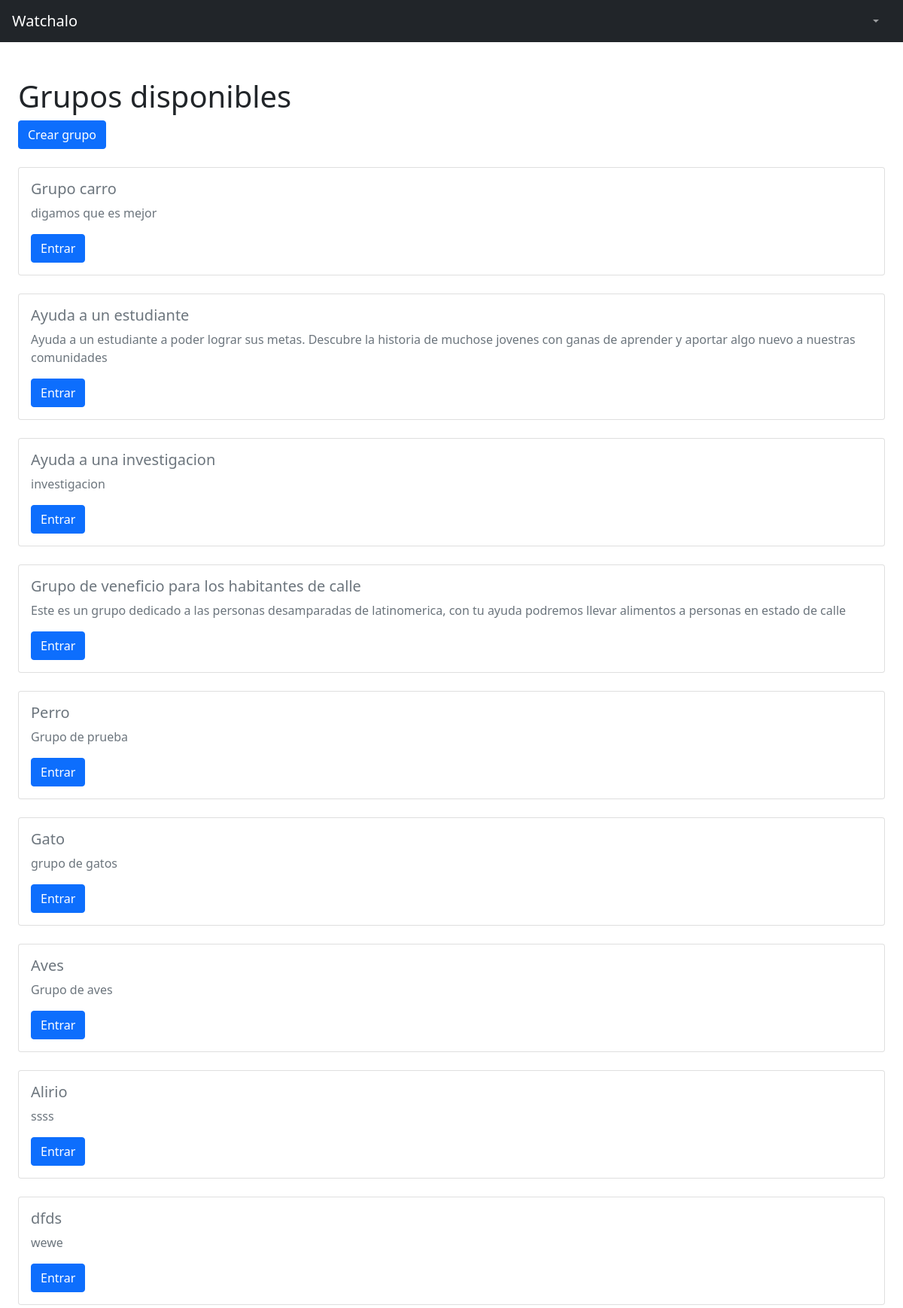
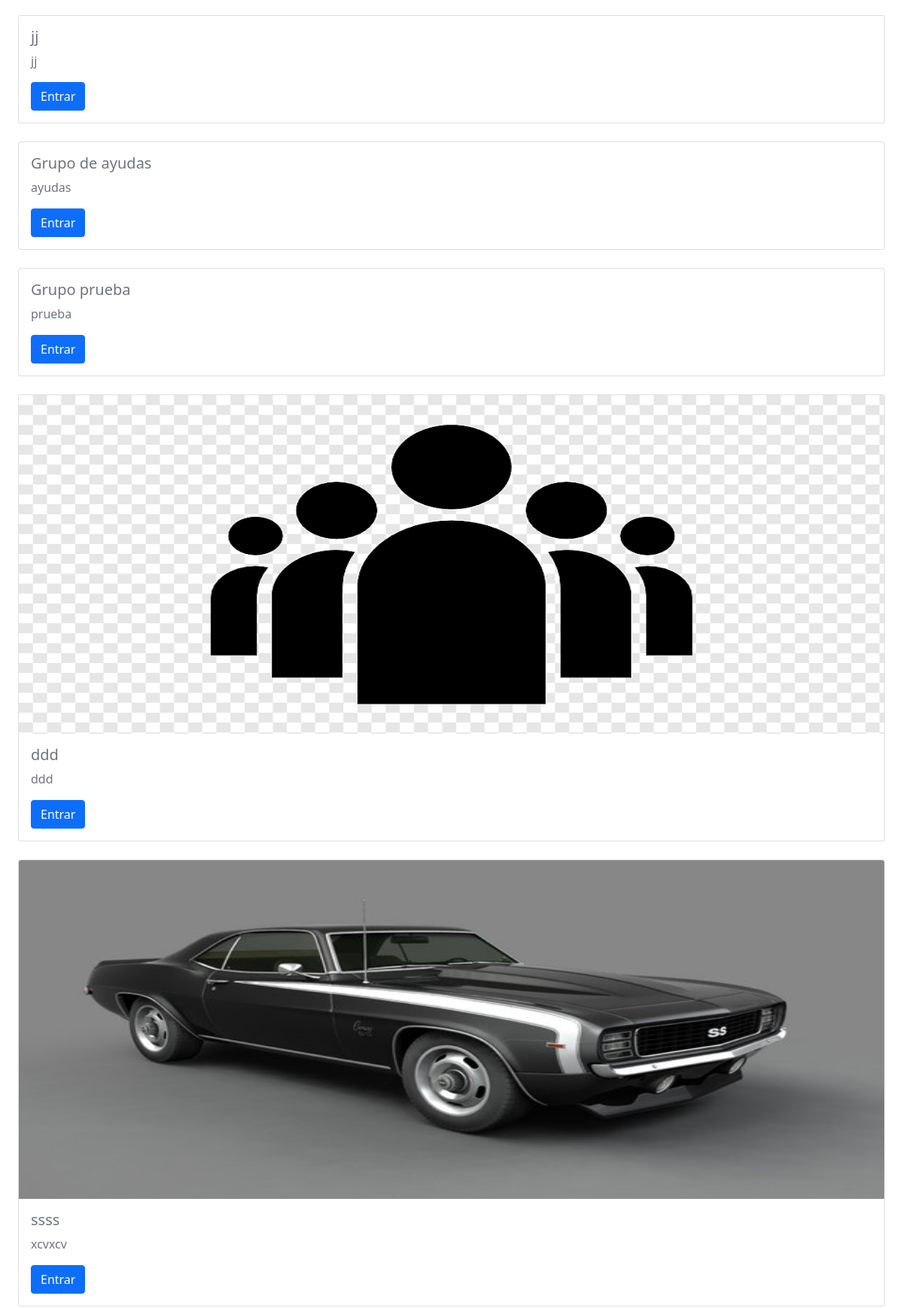
The app's page /Aplicacion2/grupos/ (upper part) with its own data (2 pictures, top to bottom).
### Aplicacion2/models.py (models this page shows, shortened)
class Grupo(models.Model):
    id = models.AutoField(primary_key=True)
    creator = models.ForeignKey(User,blank = True, null=True, verbose_name="creator", on_delete=models.CASCADE)
    nombre = models.CharField(max_length=255,blank=True, null=True,)
    detalles = models.CharField(max_length=255,blank=True, null=True,)
    imagen = models.ImageField(blank = True, null = True, upload_to="images/", verbose_name="Subir imagen", default ="grupos_default_img")

### Aplicacion2/views.py (the view)
# urls.py: path('grupos/', listaGrupos.as_view(), name='grupos'),
class listaGrupos(ListView):
    model = Grupo
    template_name = 'Aplicacion2/grupo_grupo_list.html'

### Aplicacion2/templates/Aplicacion2/grupo_grupo_list.html (shortened to what this page needs)
{% extends "Aplicacion1/Padre.html" %}
{% load static %}
{% block seccion_nombre %}
<h1>Grupos disponibles</h1>
<a href="{% url 'Aplicacion2:add_grupo'%}"><button type="button" class="btn btn-primary">Crear grupo</button></a>
{% endblock %}
{% block cuerpo %}
{% for grupos in object_list %}
<br>
<div class="card">
    {% if grupos.imagen %}
      <img src="{{ grupos.imagen.url }}" class="card-img-top" alt="..." width="1000" height="450">
    {% endif %}
    <div class="card-body">
      <h5 class="card-title">{{grupos.nombre}}</h5>
      <p class="card-text">{{grupos.detalles}}</p>
      <a href="{% url 'Aplicacion2:grupo' grupos.nombre %}" class="btn btn-primary">Entrar</a>
    </div>
</div>
{% endfor %}
{% endblock %}

### records on screen
Grupo: nombre "Grupo carro", detalles "digamos que es mejor"
Grupo: nombre "Ayuda a un estudiante", detalles "Ayuda a un estudiante a poder lograr sus metas. Descubre la historia de muchose jovenes con ganas de aprender y aportar algo nuevo a nuestras comunidades"
Grupo: nombre "Ayuda a una investigacion", detalles "investigacion"
Grupo: nombre "Grupo de veneficio para los habitantes de calle", detalles "Este es un grupo dedicado a las personas desamparadas de latinomerica, con tu ayuda podremos llevar alimentos a personas en estado de calle"
Grupo: nombre "Perro", detalles "Grupo de prueba"
Grupo: nombre "Gato", detalles "grupo de gatos"
Grupo: nombre "Aves", detalles "Grupo de aves"
Grupo: nombre "Alirio", detalles "ssss"
Grupo: nombre "dfds", detalles "wewe"
Grupo: nombre "jj", detalles "jj"
Grupo: nombre "Grupo de ayudas", detalles "ayudas"
Grupo: nombre "Grupo prueba", detalles "prueba"
Grupo: imagen (placeholder picture), nombre "ddd", detalles "ddd"
Grupo: imagen (picture), nombre "ssss", detalles "xcvxcv"
